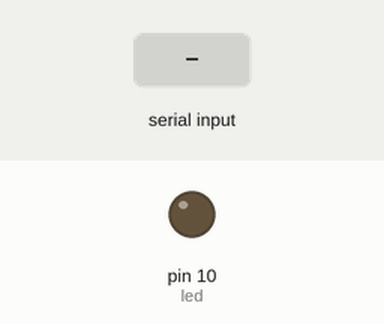
This sketch was run on a simulated Arduino Uno, built with avr-gcc and run on an emulated ATmega328P. Parts: output pins drawn as LEDs (lit = HIGH). The test bench sets the inputs (shaded band).

Above: at 1.2 s.
1.3 s: "1" received over Serial
At 1.7 s:
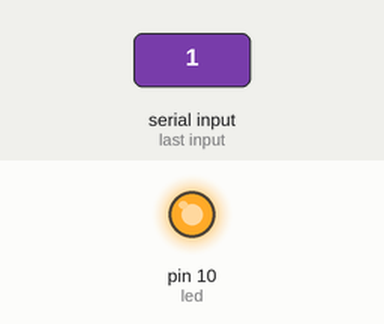
2.8 s: "0" received over Serial
At 4.1 s:
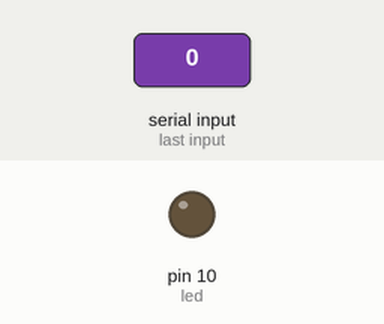
Timing chart, 0 to 5.8 s (numbered marks = the images above; inputs shaded):
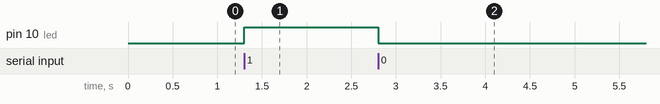

The sketch:

sketch_mar07a.ino
```cpp
int led=10;
void setup() {
 Serial.begin(9600);
 pinMode(led,OUTPUT);
}

void loop() {
  if(Serial.available()){
      int gelenveri=Serial.read();

      if(gelenveri=='1'){
            digitalWrite(led,HIGH);
        }
      else if(gelenveri=='0'){
            digitalWrite(led,LOW);
        }


    }
}
```

Measured:
- after the input at 1.3 s, pin 10 (led): LOW → HIGH at once
- after the input at 2.8 s, pin 10 (led): HIGH → LOW at once
